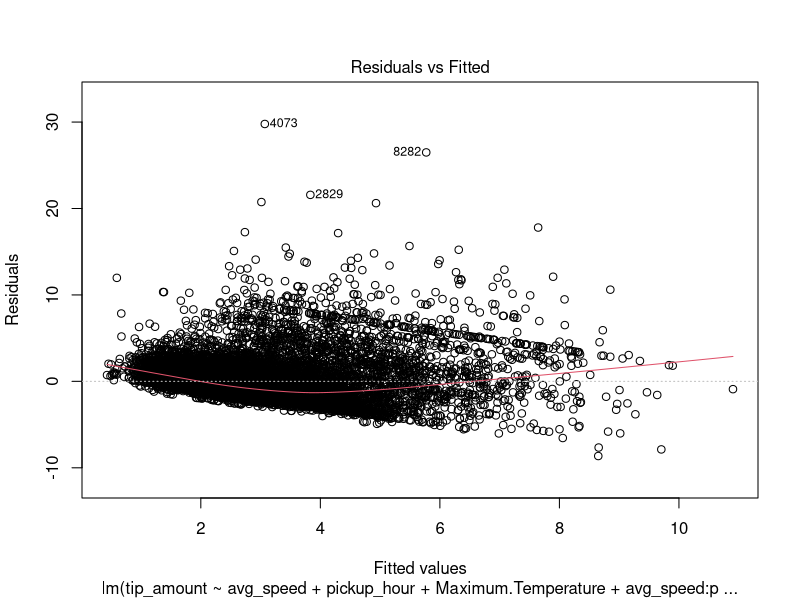
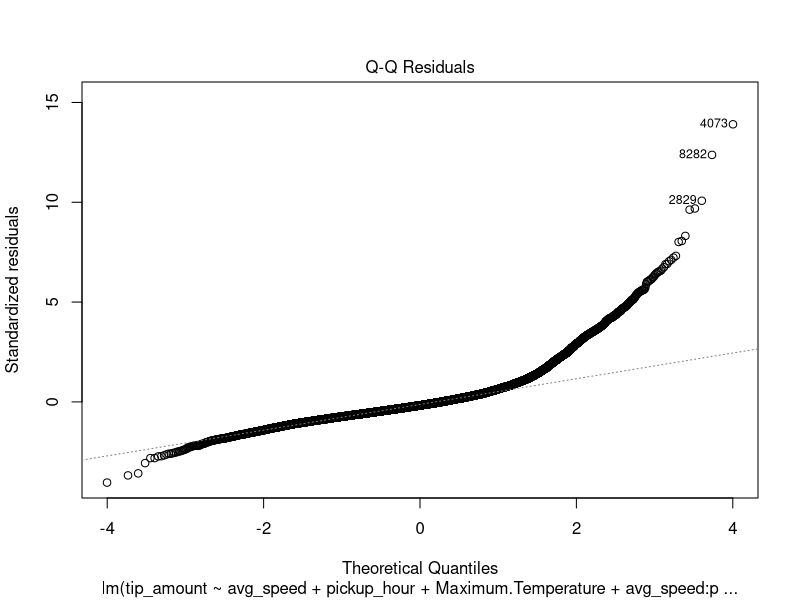
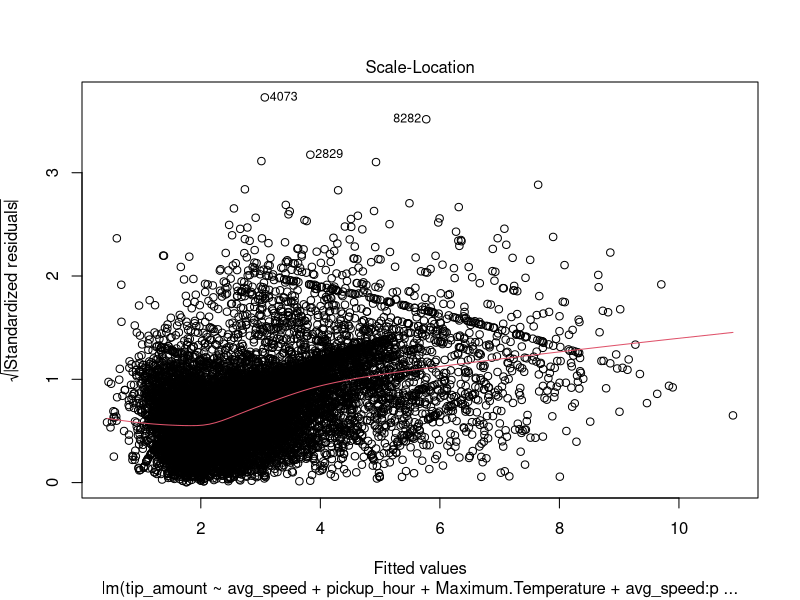
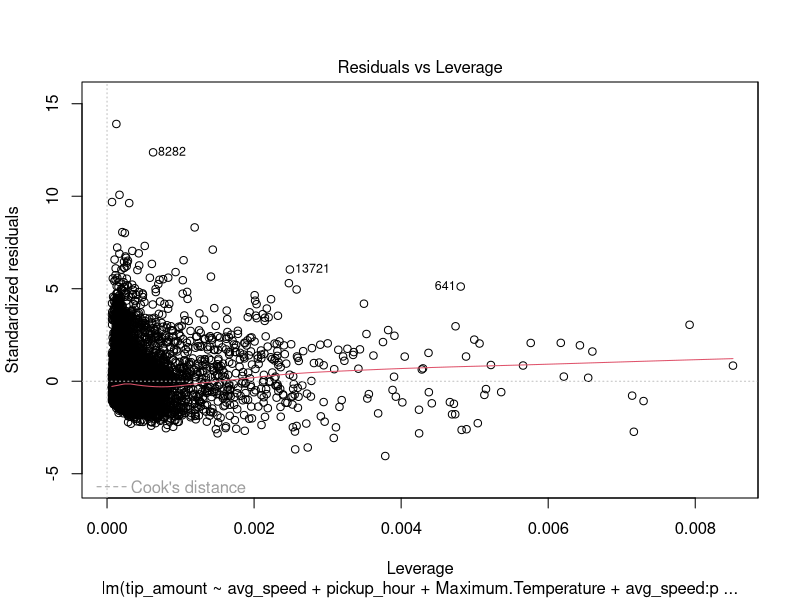

Write the R code that produced these figures, in order.
## ---- chunk 1
knitr::opts_chunk$set(echo = TRUE)
## ---- chunk 2
train <- read.csv('train.csv')
data <- read.csv('final.csv')
test <- read.csv('test.csv')
## ---- chunk 3
t_model0 <- lm(tip_amount ~ 1, data = train)
t_model1 <- step(t_model0, scope = ~ . + avg_speed + pickup_hour + Minimum.Temperature + Maximum.Temperature + Temperature)
## ---- chunk 4
t_model2 <- lm(tip_amount ~ (avg_speed + pickup_hour + Maximum.Temperature)^2, data = train)
anova(t_model1, t_model2)
## ---- chunk 5
t_model3 <- step(t_model2)
summary(t_model3)
## ---- chunk 6
t_model4 <- step(t_model0, scope = ~ . + (avg_speed + pickup_hour + Minimum.Temperature + Maximum.Temperature + Temperature)^2)
## ---- chunk 7
deviance(t_model3) # residual sum of squares
deviance(t_model3)/t_model3$df.residual # sample variance
confint(t_model3)
## ---- chunk 8
plot(t_model3)
